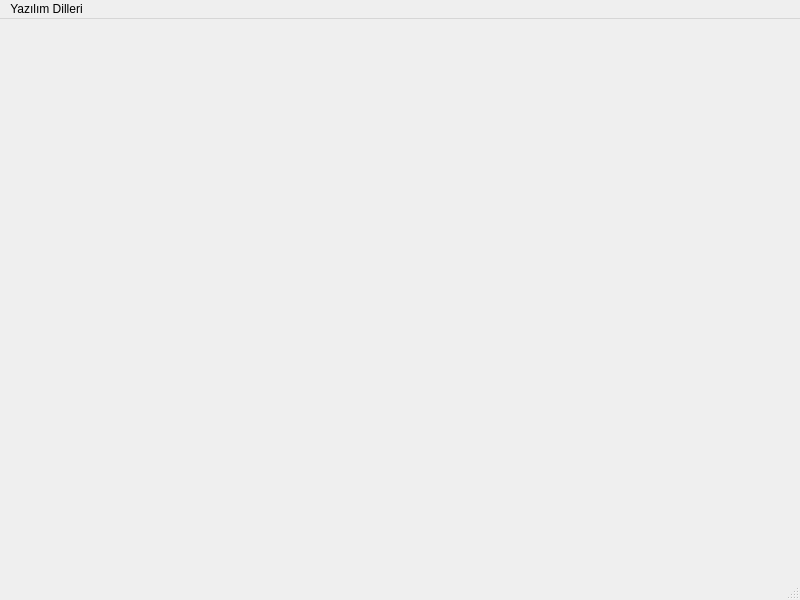
<?xml version="1.0" encoding="UTF-8"?>
<ui version="4.0">
 <class>MainWindow</class>
 <widget class="QMainWindow" name="MainWindow">
  <property name="geometry">
   <rect>
    <x>0</x>
    <y>0</y>
    <width>800</width>
    <height>600</height>
   </rect>
  </property>
  <property name="windowTitle">
   <string>MainWindow</string>
  </property>
  <widget class="QWidget" name="centralwidget"/>
  <widget class="QMenuBar" name="menubar">
   <property name="geometry">
    <rect>
     <x>0</x>
     <y>0</y>
     <width>800</width>
     <height>21</height>
    </rect>
   </property>
   <widget class="QMenu" name="menuAyakkab">
    <property name="title">
     <string>Yazılım Dilleri</string>
    </property>
    <addaction name="actionSpor"/>
    <addaction name="actionC"/>
    <addaction name="actionPython"/>
   </widget>
   <addaction name="menuAyakkab"/>
  </widget>
  <widget class="QStatusBar" name="statusbar"/>
  <action name="actionSpor">
   <property name="text">
    <string>C++</string>
   </property>
   <property name="shortcut">
    <string>Ctrl+C</string>
   </property>
  </action>
  <action name="actionC">
   <property name="text">
    <string>C#</string>
   </property>
   <property name="shortcut">
    <string>Ctrl+V</string>
   </property>
  </action>
  <action name="actionPython">
   <property name="text">
    <string>Python</string>
   </property>
   <property name="shortcut">
    <string>Ctrl+B</string>
   </property>
  </action>
 </widget>
 <resources/>
 <connections/>
</ui>
